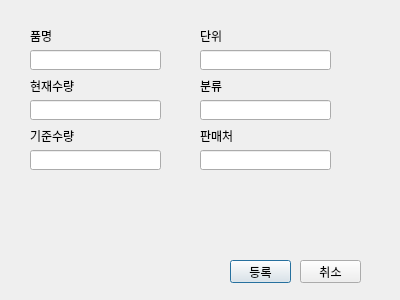
<?xml version="1.0" encoding="UTF-8"?>
<ui version="4.0">
 <class>Dialog</class>
 <widget class="QDialog" name="Dialog">
  <property name="geometry">
   <rect>
    <x>0</x>
    <y>0</y>
    <width>400</width>
    <height>300</height>
   </rect>
  </property>
  <property name="windowTitle">
   <string>Dialog</string>
  </property>
  <widget class="QPushButton" name="pushButton_finalenroll">
   <property name="geometry">
    <rect>
     <x>230</x>
     <y>260</y>
     <width>61</width>
     <height>23</height>
    </rect>
   </property>
   <property name="text">
    <string>등록</string>
   </property>
  </widget>
  <widget class="QPushButton" name="pushButton_cancle">
   <property name="geometry">
    <rect>
     <x>300</x>
     <y>260</y>
     <width>61</width>
     <height>23</height>
    </rect>
   </property>
   <property name="text">
    <string>취소</string>
   </property>
  </widget>
  <widget class="QLineEdit" name="lineEdit">
   <property name="geometry">
    <rect>
     <x>30</x>
     <y>50</y>
     <width>131</width>
     <height>20</height>
    </rect>
   </property>
  </widget>
  <widget class="QLineEdit" name="lineEdit_2">
   <property name="geometry">
    <rect>
     <x>30</x>
     <y>100</y>
     <width>131</width>
     <height>20</height>
    </rect>
   </property>
  </widget>
  <widget class="QLineEdit" name="lineEdit_3">
   <property name="geometry">
    <rect>
     <x>30</x>
     <y>150</y>
     <width>131</width>
     <height>20</height>
    </rect>
   </property>
  </widget>
  <widget class="QLineEdit" name="lineEdit_4">
   <property name="geometry">
    <rect>
     <x>200</x>
     <y>50</y>
     <width>131</width>
     <height>20</height>
    </rect>
   </property>
  </widget>
  <widget class="QLabel" name="label">
   <property name="geometry">
    <rect>
     <x>30</x>
     <y>30</y>
     <width>56</width>
     <height>12</height>
    </rect>
   </property>
   <property name="text">
    <string>품명</string>
   </property>
  </widget>
  <widget class="QLabel" name="label_2">
   <property name="geometry">
    <rect>
     <x>30</x>
     <y>80</y>
     <width>56</width>
     <height>12</height>
    </rect>
   </property>
   <property name="text">
    <string>현재수량</string>
   </property>
  </widget>
  <widget class="QLabel" name="label_3">
   <property name="geometry">
    <rect>
     <x>30</x>
     <y>130</y>
     <width>56</width>
     <height>12</height>
    </rect>
   </property>
   <property name="text">
    <string>기준수량</string>
   </property>
  </widget>
  <widget class="QLabel" name="label_4">
   <property name="geometry">
    <rect>
     <x>200</x>
     <y>30</y>
     <width>56</width>
     <height>12</height>
    </rect>
   </property>
   <property name="text">
    <string>단위</string>
   </property>
  </widget>
  <widget class="QLabel" name="label_5">
   <property name="geometry">
    <rect>
     <x>200</x>
     <y>80</y>
     <width>56</width>
     <height>12</height>
    </rect>
   </property>
   <property name="text">
    <string>분류</string>
   </property>
  </widget>
  <widget class="QLabel" name="label_6">
   <property name="geometry">
    <rect>
     <x>200</x>
     <y>130</y>
     <width>56</width>
     <height>12</height>
    </rect>
   </property>
   <property name="text">
    <string>판매처</string>
   </property>
  </widget>
  <widget class="QLineEdit" name="lineEdit_5">
   <property name="geometry">
    <rect>
     <x>200</x>
     <y>100</y>
     <width>131</width>
     <height>20</height>
    </rect>
   </property>
  </widget>
  <widget class="QLineEdit" name="lineEdit_6">
   <property name="geometry">
    <rect>
     <x>200</x>
     <y>150</y>
     <width>131</width>
     <height>20</height>
    </rect>
   </property>
  </widget>
 </widget>
 <resources/>
 <connections/>
</ui>
